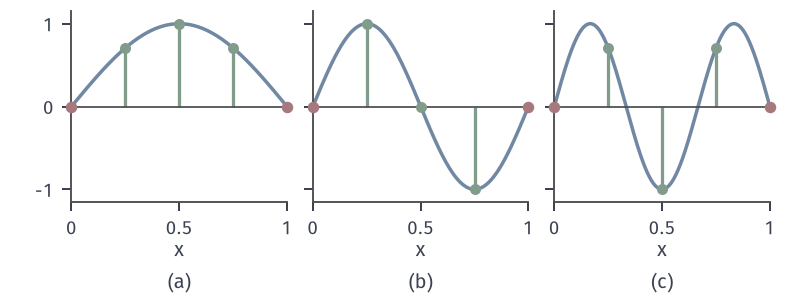

Source code (Python):
from pathlib import Path
import sys
HERE = Path(__file__).resolve().parent
sys.path.insert(0, str(HERE.parent/"heat-common"))
from heat_fig import *
# Eigenvectors of the N=3 discrete Dirichlet Laplacian against the continuous modes.
fig, axes = figure(width_mm=112, height_mm=42, ncols=3, sharey=True)
panel(fig, left=.09, wspace=.12, bottom=.32)
g = np.array([.25, .5, .75])
for k, ax in zip((1, 2, 3), axes):
    ax.plot(X, np.sin(k*pi*X), color=BLUE, lw=1.4)
    v = np.sin(k*pi*g)
    ax.vlines(g, 0, v, color=GREEN, lw=1.3); ax.plot(g, v, 'o', ms=4.4, color=GREEN, mew=0, zorder=5)
    ax.axhline(0, color=STROKE, lw=.7); dot(ax, 0, 0, RED); dot(ax, 1, 0, RED)
    ax.set_xlim(0, 1); ax.set_ylim(-1.15, 1.15); ax.set_xticks([0, .5, 1]); ax.set_xticklabels(['0', '0.5', '1']); ax.set_yticks([-1, 0, 1]); axlab(ax)
tags(fig, axes)
K = 16*np.array([[2, -1, 0], [-1, 2, -1], [0, -1, 2.]])
save(fig, HERE, 'figure', {'eig': [float(x) for x in np.linalg.eigvalsh(K)]})
